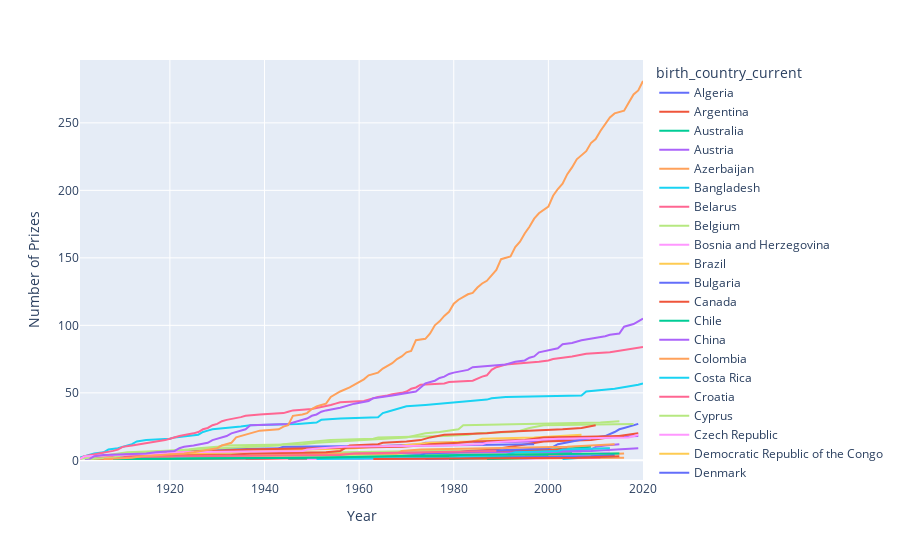

The notebook cell saved with this chart:
### Code cell
# Investigating how the total number of prizes awarded changed over the years.
prize_by_year = df_data.groupby(by=['birth_country_current', 'year'], as_index=False).count()
prize_by_year = prize_by_year.sort_values('year')[['year', 'birth_country_current', 'prize']]

# create a series that has the cumulative sum for the number of prizes won.
cumulative_prizes = prize_by_year.groupby(by=['birth_country_current',
                                              'year']).sum().groupby(level=[0]).cumsum()
cumulative_prizes.reset_index(inplace=True) 

# creating a chart, using the current birth country as the color:
l_chart = px.line(cumulative_prizes,
                  x='year', 
                  y='prize',
                  color='birth_country_current',
                  hover_name='birth_country_current')

l_chart.update_layout(xaxis_title='Year',
                      yaxis_title='Number of Prizes')

l_chart.show()
